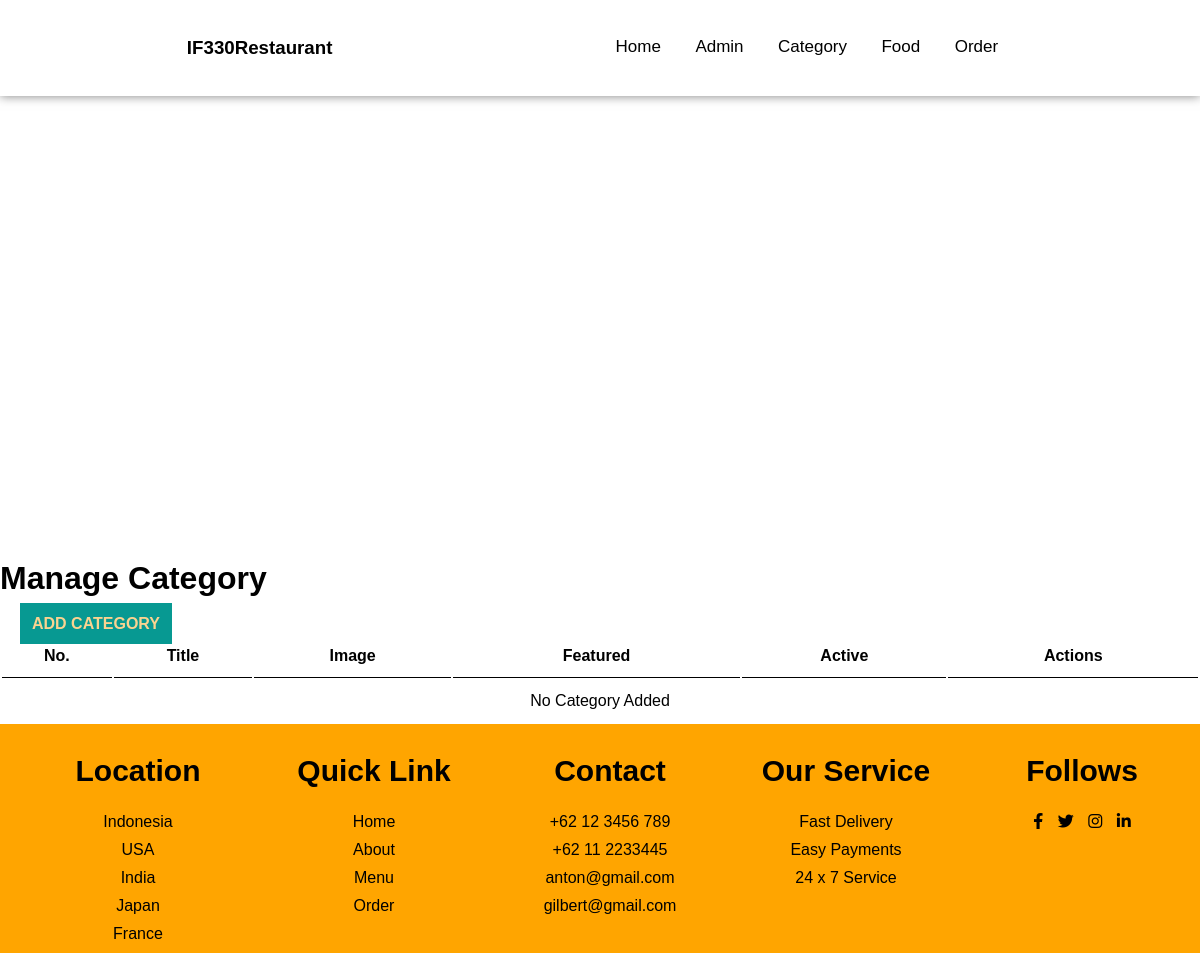
/ADMIN/manage_category.php, run on an earlier commit of the app's database.
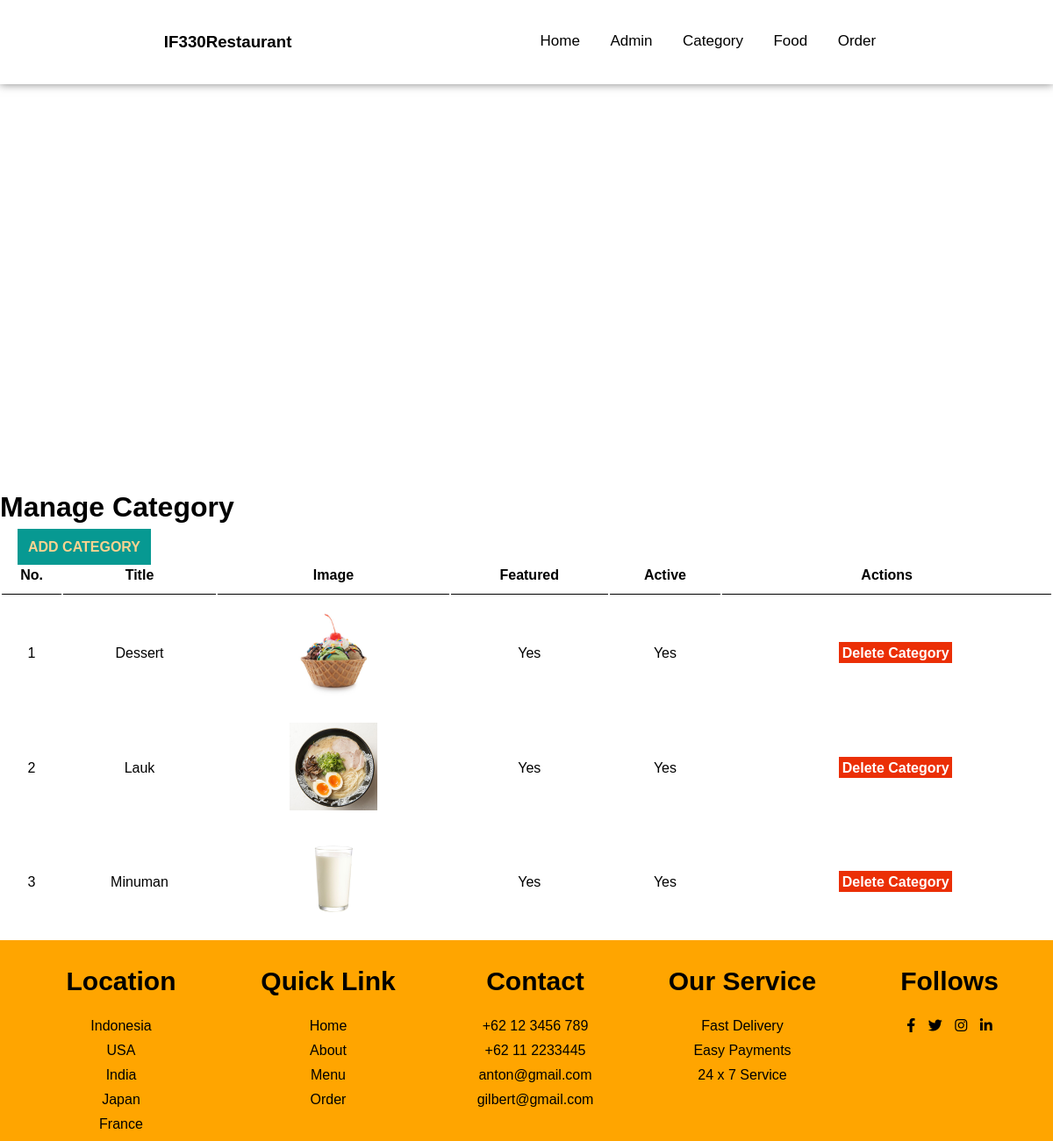
And on a later commit of the database.
### tables this page shows
CREATE TABLE `cart` (
  `id` int(100) NOT NULL,
  `title` varchar(100) NOT NULL,
  `image_name` varchar(255) NOT NULL,
  `featured` varchar(10) NOT NULL,
  `active` varchar(10) NOT NULL
);

### ADMIN/manage_category.php (the view, shortened to what this page needs)
<?php include 'admin_header.php';?>
<body>
     <div class="main-content">
        <div class="wrapper">
            <h1>Manage Category</h1>
            <br />
            <a href="<?php echo SITEURL?>/ADMIN/add-category.php" class="btn-primary">ADD CATEGORY</a>
            <br />
            <table class="tbl-full">
                <tr>
                    <th>No.</th>
                    <th>Title</th>
                    <th>Image</th>
                    <th>Featured</th>
                    <th>Active</th>
                    <th>Actions</th>
                </tr>
                <?php
                    $sql = "SELECT * FROM cart";
                    $res = mysqli_query($conn, $sql);
                    $count = mysqli_num_rows($res);
                    $no = 1;
                    if($count>0)
                    {
                        while ($row=mysqli_fetch_assoc($res))
                        {
                            $id = $row['id'];
                            $title = $row['title'];
                            $image_name = $row['image_name'];
                            $featured = $row['featured'];
                            $active = $row['active'];
                            ?>
                                <tr>
                                    <td><?php echo $no++;?></td>
                                    <td><?php echo $title;?></td>
                                    <td>
                                        <?php
                                            if($image_name!="")
                                            {
                                                ?>
                                                <img src="<?php echo SITEURL;?>/images/Category/<?php echo $image_name?>" width="100px">
                                                <?php
                                            }else{
                                                echo "No Image";
                                            }
                                        ?>
                                    </td>
                                    <td><?php echo $featured?></td>
                                    <td><?php echo $active?></td>
                                    <td>
                                        <a href="<?php echo SITEURL;?>/ADMIN/delete-category.php?id=<?php echo $id;?>&image_name=<?php echo $image_name?>" class="btn-danger">Delete Category</a>
                                    </td>
                                </tr>
                            <?php
                        }
                    }else{
                        ?>
                        <tr>
                            <td colspan="6">
                                <div class="error">No Category Added</div>
                            </td>
                        </tr>
                        <?php
                    }
                ?>
            </table>
        </div>
     </div>
</body>
<?php include '../HTML/Footer.php'; ?>

### ADMIN/admin_header.php (shortened to what this page needs)
<!DOCTYPE html>
<html lang="en">
<head>
    <link rel="stylesheet" href="../CSS/home.css">
    <link rel="stylesheet" href="https://cdnjs.cloudflare.com/ajax/libs/font-awesome/6.1.1/css/all.min.css" />
</head>
<body>
    <section id="Home">
        <nav>
            <div class="logo">
                <h1>IF330Restaurant</h1>
            </div>
            <ul>
                <li><a href="../HTML/Home.php">Home</a></li>
                <li><a href="manage_admin.php">Admin</a></li>
                <li><a href="manage_category.php">Category</a></li>
                <li><a href="manage_food.php">Food</a></li>
                <li><a href="manage_order.php">Order</a></li>
            </ul>
        </nav>
    </section>
</body>
</html>

### HTML/Footer.php (shortened to what this page needs)
<!DOCTYPE html>
<html lang="en">
<head>
    <link rel="stylesheet" href="../CSS/home.css">
    <link rel="stylesheet" href="https://cdnjs.cloudflare.com/ajax/libs/font-awesome/6.1.1/css/all.min.css" />
</head>
<body>
        <footer>
            <div class="footer_main">
                <div class="footer_tag">
                    <h2>Location</h2>
                    <p>Indonesia</p>
                    <p>USA</p>
                    <p>India</p>
                    <p>Japan</p>
                    <p>France</p>
                </div>
                <div class="footer_tag">
                    <h2>Quick Link</h2>
                    <p>Home</p>
                    <p>About</p>
                    <p>Menu</p>
                    <p>Order</p>
                </div>
                <div class="footer_tag">
                    <h2>Contact</h2>
                    <p>+62 12 3456 789</p>
                    <p>+62 11 2233445</p>
                    <p>anton@gmail.com</p>
                    <p>gilbert@gmail.com</p>
                </div>
                <div class="footer_tag">
                    <h2>Our Service</h2>
                    <p>Fast Delivery</p>
                    <p>Easy Payments</p>
                    <p>24 x 7 Service</p>
                </div>
                <div class="footer_tag">
                    <h2>Follows</h2>
                    <i class="fa-brands fa-facebook-f"></i>
                    <i class="fa-brands fa-twitter"></i>
                    <i class="fa-brands fa-instagram"></i>
                    <i class="fa-brands fa-linkedin-in"></i>
                </div>
            </div>
        </footer>
</body>
</html>

### CSS/home.css (style rules this page uses)
* { margin: 0; padding: 0; box-sizing: border-box; font-family: sans-serif; }
html { scroll-behavior: smooth; }
section { width: 100%; height: 70vh; }

### ADMIN/admin_header.php (style rules this page uses)
section { width: 100%; height: 70vh; }
section nav { display: flex; justify-content: space-around; align-items: center; position: fixed; right: 0; left: 0; background: white; box-shadow: 0 0 10px rgba(0,0,0,0.5); z-index: 1000; width: 100%; padding: 30px; }
section nav .logo { width: 100px; cursor: pointer; margin: 7px 0; }
section nav ul { list-style: none; }
section nav ul li { display: inline-block; margin: 0 15px; }
section nav ul li a { text-decoration: none; color: #000; font-weight: 500; font-size: 17px; transition: 0.1s; }
section nav ul li a::after { content: ''; width: 0; height: 2px; background: orange; display: block; transition: 0.2s linear; }

### HTML/Footer.php (style rules this page uses)
footer { width: 100%; padding: 30px 0 0 20px; background: orange; }
footer .footer_main { display: grid; grid-template-columns: 1fr 1fr 1fr 1fr 1fr; }
footer .footer_main .footer_tag { text-align: center; }
footer .footer_main .footer_tag h2 { color: #000; margin-bottom: 25px; font-size: 30px; }
footer .footer_main .footer_tag p { margin: 10px 0; }
footer .footer_main .footer_tag i { margin: 0 5px; cursor: pointer; }

### ADMIN/manage_category.php (style rules this page uses)
.tbl-full { width: 100%; }
table tr th { border-bottom: 1px solid black; padding: 1%; }
table tr td { padding: 1%; text-align: center; }
.btn-primary { background-color: #079992; padding: 1%; margin-left: 20px; color: #fad390; text-decoration: none; font-weight: bold; }
.btn-danger { background-color: #eb2f06; padding: 1%; margin-left: 20px; color:white; text-decoration: none; font-weight: bold; }

What changed in the data, as far as the page shows it:
added cart: title "Dessert", image_name (picture), featured "Yes", active "Yes"
added cart: title "Lauk", image_name (picture), featured "Yes", active "Yes"
added cart: title "Minuman", image_name (picture), featured "Yes", active "Yes"
Also different on the page:
text no longer shown: "No Category Added"
